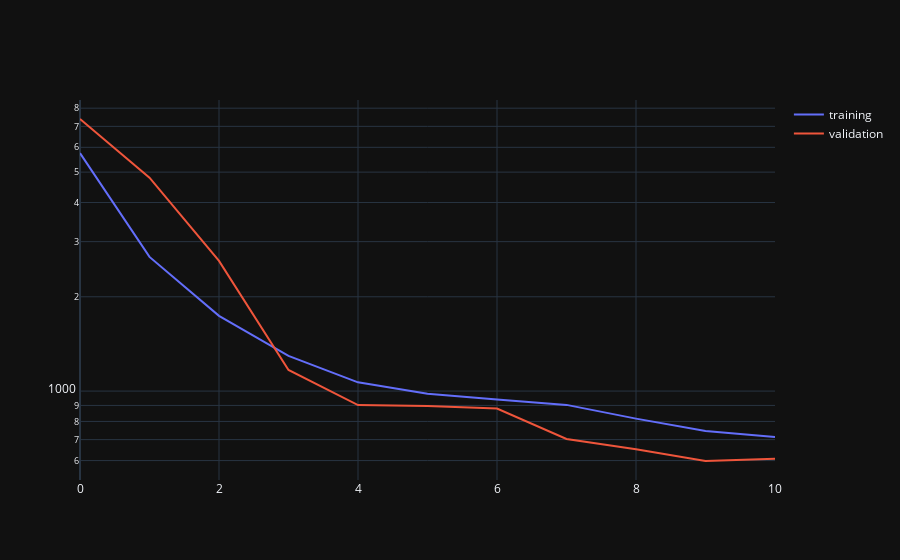

Notebook code cell kept with this figure:
### Code cell
train_losses ,train_rec_losses,train_kld_losses, eval_losses = train_model (model, project_config, epochs, model_name_to_save)

### Figure 1 — Plotly figure (JSON) as saved in the notebook; plotly's stock layout.template omitted (floating-point values rounded to 4 significant figures)
{"data": [{"mode": "lines", "name": "training", "type": "scatter", "x": [0, 1, 2, 3, 4, 5, 6, 7, 8, 9, 10], "y": [5748.0, 2681.0, 1738.0, 1296.0, 1067.0, 979.9, 940.5, 903.6, 816.8, 745.4, 713.0]}, {"mode": "lines", "name": "validation", "type": "scatter", "x": [0, 1, 2, 3, 4, 5, 6, 7, 8, 9, 10], "y": [7389.0, 4800.0, 2605.0, 1168.0, 902.3, 896.6, 880.0, 703.5, 652.1, 598.2, 608.4]}], "layout": {"yaxis": {"type": "log"}}}
